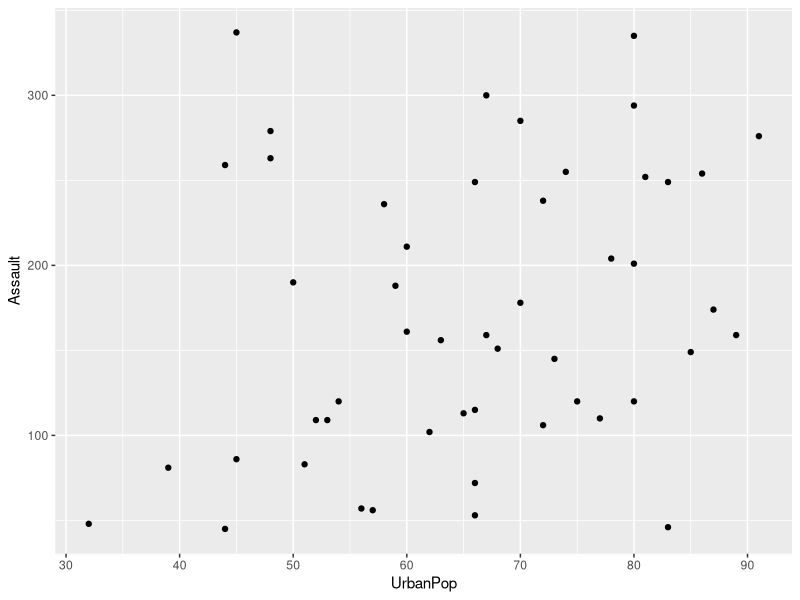
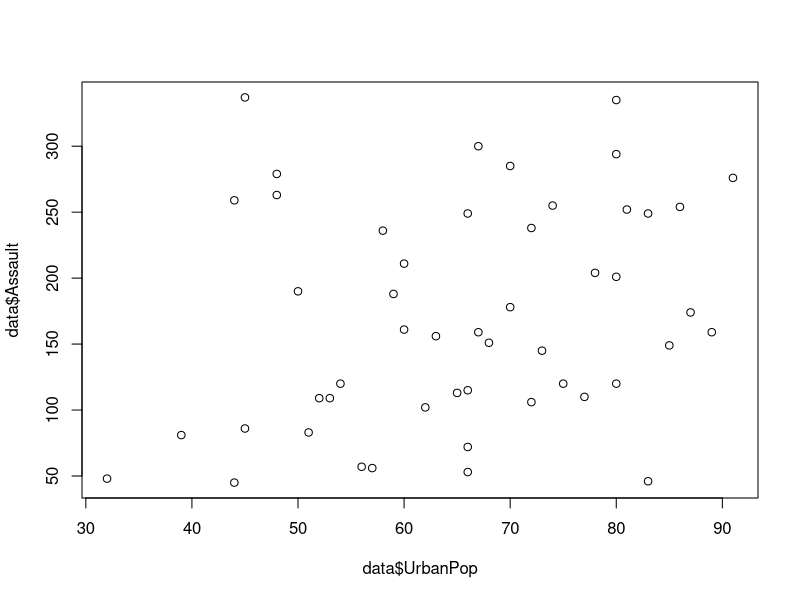
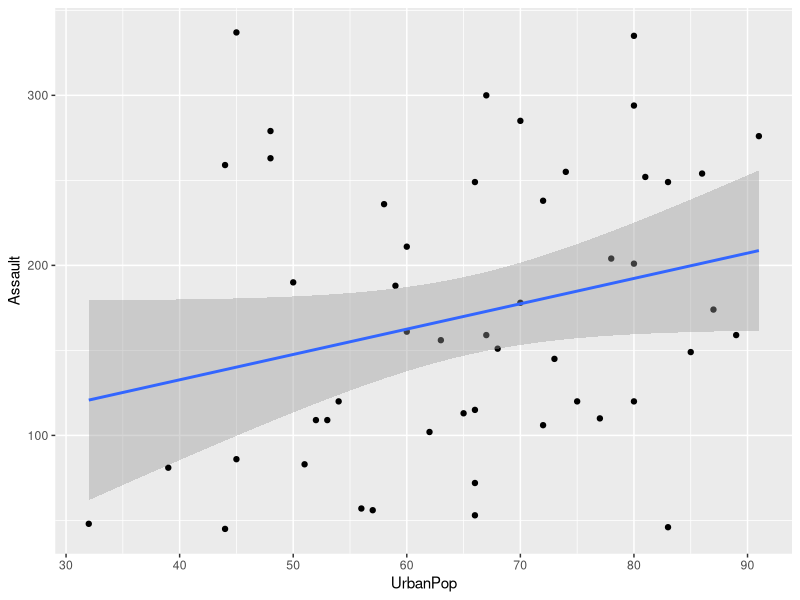
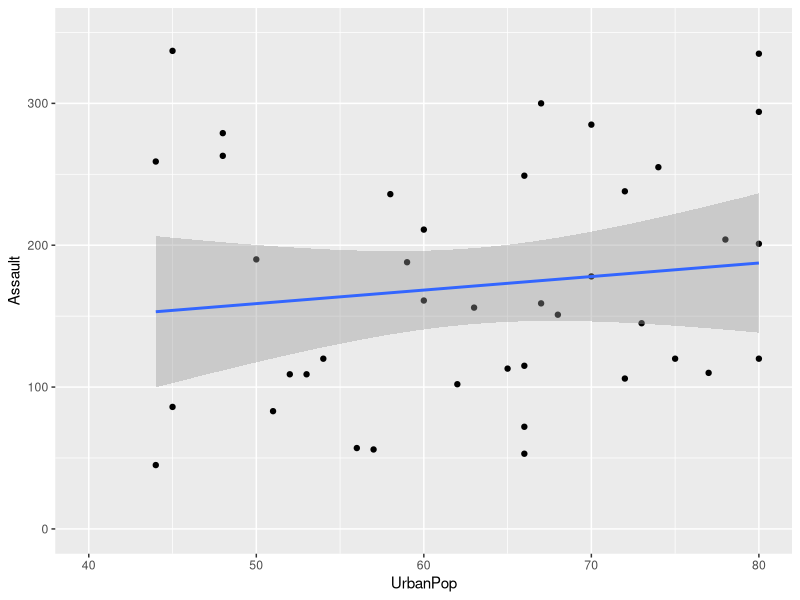
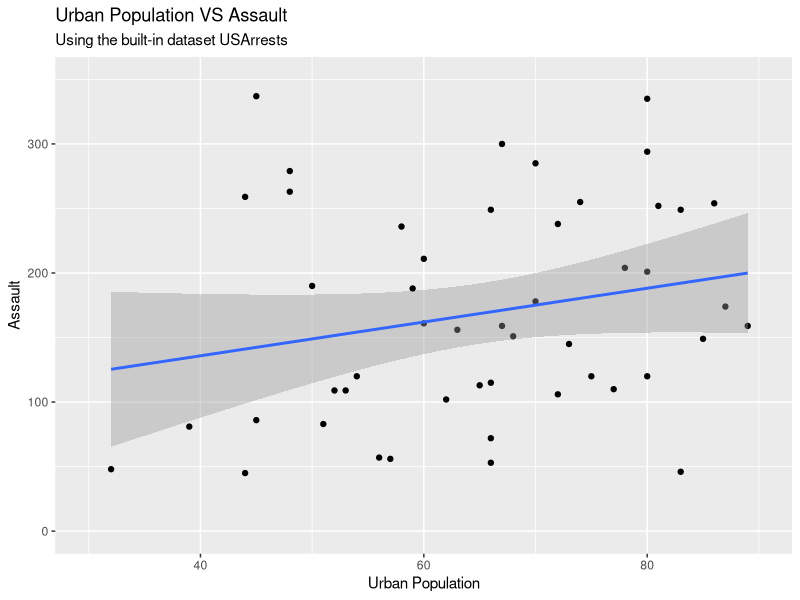
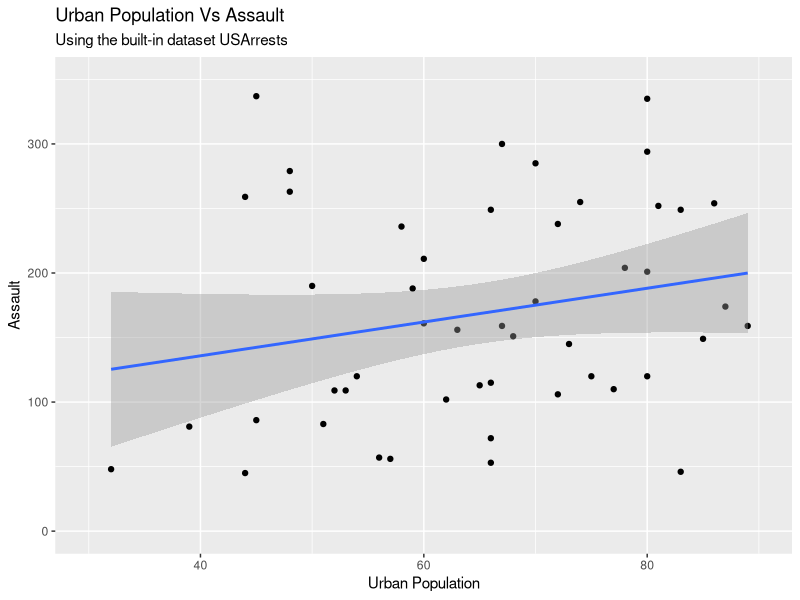
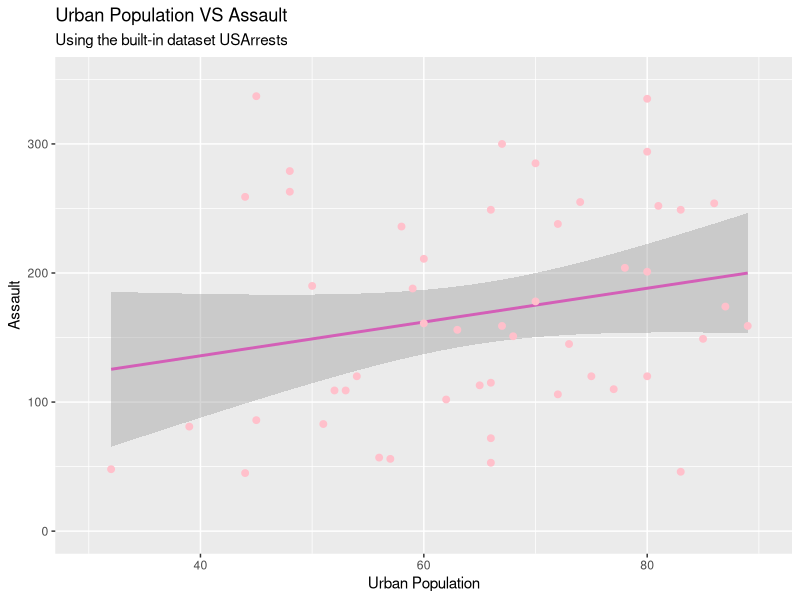
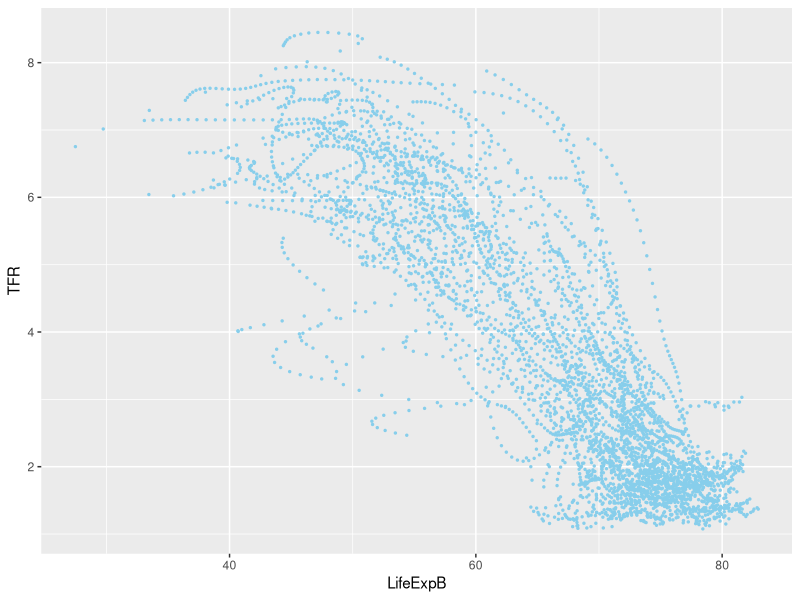

The R source for these figures, in order:
## ---- chunk 1
library(knitr)
knitr::opts_chunk$set(echo = TRUE)
hook_output <- knit_hooks$get("output")
knit_hooks$set(output = function(x, options) {
  lines <- options$output.lines
  if (is.null(lines)) {
    return(hook_output(x, options))  # pass to default hook
  }
  x <- unlist(strsplit(x, "\n"))
  more <- "..."
  if (length(lines)==1) {        # first n lines
    if (length(x) > lines) {
      # truncate the output, but add ....
      x <- c(head(x, lines), more)
    }
  } else {
    x <- c(more, x[lines], more)
  }
  # paste these lines together
  x <- paste(c(x, ""), collapse = "\n")
  hook_output(x, options)
})

# http://r-statistics.co/Complete-Ggplot2-Tutorial-Part1-With-R-Code.html
## ---- chunk 2
help(rlm, package = "MASS")
help(package="MASS")
?mean
## ---- chunk 3
# # If you have not installed the package dplyr, 
# # please un-comment and run the following line in your console.
# install.packages("dplyr")
library(dplyr)
# We will use the same worldTFR dataset again for simplicity. 
worldTFR <- read.csv("worldTFR.csv")
# View(worldTFR)
## ---- chunk 4
# check structure of your df first
filter(worldTFR, Year == "1950")

# or equivalently using the pipe operator
# This is a cleaner approach 
worldTFR %>% filter(Year == "1950") 
## ---- chunk 5
worldTFR[worldTFR$Year == "1950", ] # Don't forget the comma!
## ---- chunk 6
worldTFR %>% filter(Year == "1950", TFR >= 7.5, Uncode > 500)
## ---- chunk 7
worldTFR %>% filter(!is.na(GDPpc))
# You can also add more conditions here: 
worldTFR %>% filter(!is.na(GDPpc), TFR > 5)

## ---- chunk 8
worldTFR.na <- worldTFR %>% filter(complete.cases(.))

# equivalently to: na.omit(worldTFR)
summary(worldTFR.na)

worldTFR.na %>% arrange(Year, TFR)
## ---- chunk 9
# desc in Year, but still ascending in TFR
worldTFR.na %>% arrange(desc(Year), TFR)
## ---- chunk 10
worldTFR.na %>% slice(5:10)
## ---- chunk 11
worldTFR.na %>% slice_head(n = 10)

## ---- chunk 12
worldTFR.na %>% slice_tail(n = 3)
## ---- chunk 13
worldTFR.na %>% slice_sample(n = 10)
## ---- chunk 14
worldTFR.na %>% slice_sample(prop = 0.3) # 30% of rows
## ---- chunk 15
worldTFR.na %>% slice_sample(prop = 0.1, replace = FALSE)
## ---- chunk 16
worldTFR %>%
  filter(!is.na(GDPpc)) %>% # you can have multiple pipes
  slice_max(GDPpc, n = 3)

worldTFR %>%
  filter(!is.na(Yschooling)) %>% 
  slice_max(Uncode, n = 3)
## ---- chunk 17
# library(MASS)
worldTFR %>% dplyr::select(CountryCode, Year, TFR)
## ---- chunk 18
worldTFR.na %>% select(Year:LifeExpB)
## ---- chunk 19
worldTFR.na %>% select(!(Year:LifeExpB))
worldTFR.na
worldTFR.na %>% select(!c(Country, Year, TFR)) 

## ---- chunk 20
worldTFR.na %>% mutate(ChildBearing_r = round(ChildBearing,0))
## ---- chunk 21
# Can you explain what this code block does? 
df <- worldTFR %>% 
  mutate(ChildBearing_r = round(ChildBearing,0)) %>%
  filter(!is.na(GDPpc), !is.na(Yschooling), TFR > 5) %>%
  select(CountryCode, Year, TFR, GDPpc, Yschooling, ChildBearing_r)
df
# View(df)
## ---- chunk 22
dim(worldTFR)[1]
worldTFR  %>% slice(c(1:10 , 12340:12342))
# View(df4)
## ---- chunk 23
# install.packages("ggplot2")
library(ggplot2)
## ---- chunk 24
data = USArrests # built-in dataset 
?USArrests
View(USArrests)

ggplot(data, aes(x = UrbanPop, y = Assault)) + geom_point()
# sort of equivalent to doing this with the baseplot 
plot(data$UrbanPop, data$Assault)
# ?ggplot
## ---- chunk 25
ggplot(data, aes(x=UrbanPop, y=Assault)) + 
  geom_point() + 
  geom_smooth(method="lm", se = TRUE) 


## ---- chunk 26
ggplot(data, aes(x=UrbanPop, y=Assault)) + 
  geom_point() + 
  geom_smooth(method="lm")  + 
  xlim(c(40, 80)) + ylim(c(0, 350))   # deletes points
## ---- chunk 27
ggplot(data, aes(x=UrbanPop, y=Assault)) + 
  geom_point() + 
  geom_smooth(method="lm") +
  xlim(c(30, 90)) + ylim(c(0, 350)) +
  labs(title="Urban Population VS Assault", 
         subtitle="Using the built-in dataset USArrests", 
       y="Assault", x="Urban Population") # adding labels here 
## ---- chunk 28
ggplot(data, aes(x=UrbanPop, y=Assault)) + 
  geom_point() + 
  geom_smooth(method="lm") +
  xlim(c(30, 90)) + ylim(c(0, 350)) +
  ggtitle("Urban Population Vs Assault", 
            subtitle="Using the built-in dataset USArrests") + 
  xlab("Urban Population") + 
  ylab("Assault")
## ---- chunk 29
ggplot(data, aes(x=UrbanPop, y=Assault)) + 
  geom_smooth(method="lm",  col="#D35FB7") + # change the color of line 
  xlim(c(30, 90)) + ylim(c(0, 350)) +
  labs(title="Urban Population VS Assault", 
         subtitle="Using the built-in dataset USArrests", 
       y="Assault", x="Urban Population") +
  geom_point(col="pink", size=2) # Set static color and size for points
## ---- chunk 30
df <- na.omit(worldTFR)

## ---- chunk 31
ggplot(df, aes(x = LifeExpB, y = TFR)) + geom_point(col = "skyblue", size = 0.5)
## ---- chunk 32
ggplot(df, aes(x = LifeExpB, y = TFR)) + geom_point(col = "red", size = 0.5)
## ---- chunk 33
ggplot(df, aes(x = LifeExpB, y = TFR)) + 
  geom_point(col = "red", size = 0.5) +
  labs(title="Relationship between TFR and LifeExpB", 
       y="Total Fertility Rate", x="Life Expectancy at Birth")
## ---- chunk 34
dir.create("plots")
ggsave("TFR.png")
## ---- chunk 35
plot(1:100, sample(1:10000, 100))
